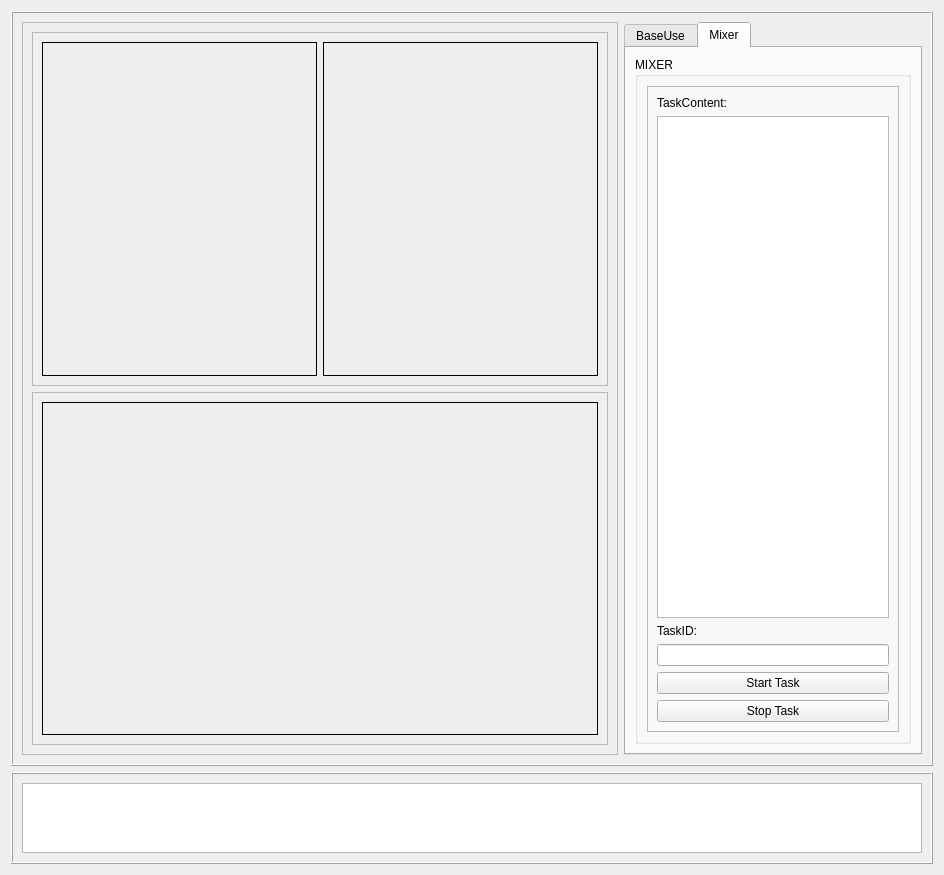
<?xml version="1.0" encoding="UTF-8"?>
<ui version="4.0">
 <class>ZegoApiMonckyDemo</class>
 <widget class="QWidget" name="ZegoApiMonckyDemo">
  <property name="geometry">
   <rect>
    <x>0</x>
    <y>0</y>
    <width>944</width>
    <height>834</height>
   </rect>
  </property>
  <property name="windowTitle">
   <string>Form</string>
  </property>
  <layout class="QVBoxLayout" name="verticalLayout_3" stretch="3,1">
   <item>
    <widget class="QFrame" name="frame">
     <property name="frameShape">
      <enum>QFrame::Box</enum>
     </property>
     <property name="frameShadow">
      <enum>QFrame::Raised</enum>
     </property>
     <layout class="QHBoxLayout" name="horizontalLayout" stretch="2,1">
      <item>
       <widget class="QFrame" name="frame_6">
        <property name="frameShape">
         <enum>QFrame::StyledPanel</enum>
        </property>
        <property name="frameShadow">
         <enum>QFrame::Raised</enum>
        </property>
        <layout class="QVBoxLayout" name="verticalLayout_6">
         <item>
          <widget class="QFrame" name="frame_7">
           <property name="frameShape">
            <enum>QFrame::StyledPanel</enum>
           </property>
           <property name="frameShadow">
            <enum>QFrame::Raised</enum>
           </property>
           <layout class="QHBoxLayout" name="horizontalLayout_2">
            <item>
             <widget class="QFrame" name="frame_local_video">
              <property name="sizePolicy">
               <sizepolicy hsizetype="Preferred" vsizetype="Expanding">
                <horstretch>0</horstretch>
                <verstretch>0</verstretch>
               </sizepolicy>
              </property>
              <property name="frameShape">
               <enum>QFrame::Box</enum>
              </property>
             </widget>
            </item>
            <item>
             <widget class="QFrame" name="frame_remote_video">
              <property name="sizePolicy">
               <sizepolicy hsizetype="Preferred" vsizetype="Expanding">
                <horstretch>0</horstretch>
                <verstretch>0</verstretch>
               </sizepolicy>
              </property>
              <property name="frameShape">
               <enum>QFrame::Box</enum>
              </property>
             </widget>
            </item>
           </layout>
          </widget>
         </item>
         <item>
          <widget class="QFrame" name="frame_8">
           <property name="frameShape">
            <enum>QFrame::StyledPanel</enum>
           </property>
           <property name="frameShadow">
            <enum>QFrame::Raised</enum>
           </property>
           <layout class="QHBoxLayout" name="horizontalLayout_3">
            <item>
             <widget class="QFrame" name="frame_mixer_video">
              <property name="sizePolicy">
               <sizepolicy hsizetype="Preferred" vsizetype="Expanding">
                <horstretch>0</horstretch>
                <verstretch>0</verstretch>
               </sizepolicy>
              </property>
              <property name="frameShape">
               <enum>QFrame::Box</enum>
              </property>
             </widget>
            </item>
           </layout>
          </widget>
         </item>
        </layout>
       </widget>
      </item>
      <item>
       <widget class="QTabWidget" name="tabWidget">
        <property name="currentIndex">
         <number>1</number>
        </property>
        <widget class="QWidget" name="tab">
         <attribute name="title">
          <string>BaseUse</string>
         </attribute>
         <layout class="QVBoxLayout" name="verticalLayout_8">
          <item>
           <widget class="QScrollArea" name="scrollArea">
            <property name="widgetResizable">
             <bool>true</bool>
            </property>
            <widget class="QWidget" name="scrollAreaWidgetContents">
             <property name="geometry">
              <rect>
               <x>0</x>
               <y>0</y>
               <width>276</width>
               <height>1045</height>
              </rect>
             </property>
             <layout class="QVBoxLayout" name="verticalLayout">
              <item>
               <widget class="QGroupBox" name="groupBox">
                <property name="title">
                 <string>ROOM</string>
                </property>
                <layout class="QHBoxLayout" name="horizontalLayout_4">
                 <item>
                  <widget class="QFrame" name="frame_4">
                   <property name="frameShape">
                    <enum>QFrame::StyledPanel</enum>
                   </property>
                   <property name="frameShadow">
                    <enum>QFrame::Raised</enum>
                   </property>
                   <layout class="QFormLayout" name="formLayout">
                    <item row="0" column="0">
                     <widget class="QLabel" name="label_21">
                      <property name="text">
                       <string>RoomID:</string>
                      </property>
                     </widget>
                    </item>
                    <item row="0" column="1">
                     <widget class="QLineEdit" name="lineEdit_roomID">
                      <property name="sizePolicy">
                       <sizepolicy hsizetype="Preferred" vsizetype="Preferred">
                        <horstretch>0</horstretch>
                        <verstretch>0</verstretch>
                       </sizepolicy>
                      </property>
                     </widget>
                    </item>
                    <item row="2" column="0">
                     <widget class="QLabel" name="label_22">
                      <property name="text">
                       <string>UserName:</string>
                      </property>
                     </widget>
                    </item>
                    <item row="2" column="1">
                     <widget class="QLineEdit" name="lineEdit_userName">
                      <property name="sizePolicy">
                       <sizepolicy hsizetype="Preferred" vsizetype="Preferred">
                        <horstretch>0</horstretch>
                        <verstretch>0</verstretch>
                       </sizepolicy>
                      </property>
                     </widget>
                    </item>
                    <item row="6" column="0" colspan="2">
                     <widget class="QPushButton" name="pushButton_login">
                      <property name="sizePolicy">
                       <sizepolicy hsizetype="Preferred" vsizetype="Preferred">
                        <horstretch>0</horstretch>
                        <verstretch>0</verstretch>
                       </sizepolicy>
                      </property>
                      <property name="text">
                       <string>Login</string>
                      </property>
                     </widget>
                    </item>
                    <item row="7" column="0" colspan="2">
                     <widget class="QPushButton" name="pushButton_logout">
                      <property name="sizePolicy">
                       <sizepolicy hsizetype="Preferred" vsizetype="Preferred">
                        <horstretch>0</horstretch>
                        <verstretch>0</verstretch>
                       </sizepolicy>
                      </property>
                      <property name="text">
                       <string>Logout</string>
                      </property>
                     </widget>
                    </item>
                    <item row="1" column="1">
                     <widget class="QLineEdit" name="lineEdit_userID">
                      <property name="sizePolicy">
                       <sizepolicy hsizetype="Preferred" vsizetype="Preferred">
                        <horstretch>0</horstretch>
                        <verstretch>0</verstretch>
                       </sizepolicy>
                      </property>
                     </widget>
                    </item>
                    <item row="1" column="0">
                     <widget class="QLabel" name="label_23">
                      <property name="text">
                       <string>UserID:</string>
                      </property>
                     </widget>
                    </item>
                   </layout>
                  </widget>
                 </item>
                </layout>
               </widget>
              </item>
              <item>
               <widget class="QGroupBox" name="groupBox_2">
                <property name="title">
                 <string>PUBLISH</string>
                </property>
                <layout class="QHBoxLayout" name="horizontalLayout_5">
                 <item>
                  <widget class="QFrame" name="frame_3">
                   <property name="frameShape">
                    <enum>QFrame::StyledPanel</enum>
                   </property>
                   <property name="frameShadow">
                    <enum>QFrame::Raised</enum>
                   </property>
                   <layout class="QFormLayout" name="formLayout_2">
                    <item row="3" column="0">
                     <widget class="QLabel" name="label_4">
                      <property name="text">
                       <string>Camera:</string>
                      </property>
                     </widget>
                    </item>
                    <item row="3" column="1">
                     <widget class="QComboBox" name="comboBox_camera">
                      <property name="sizePolicy">
                       <sizepolicy hsizetype="Preferred" vsizetype="Preferred">
                        <horstretch>0</horstretch>
                        <verstretch>0</verstretch>
                       </sizepolicy>
                      </property>
                      <property name="maximumSize">
                       <size>
                        <width>16777215</width>
                        <height>16777215</height>
                       </size>
                      </property>
                     </widget>
                    </item>
                    <item row="4" column="0">
                     <widget class="QLabel" name="label_3">
                      <property name="text">
                       <string>Microhpone:</string>
                      </property>
                     </widget>
                    </item>
                    <item row="4" column="1">
                     <widget class="QComboBox" name="comboBox_microphone">
                      <property name="sizePolicy">
                       <sizepolicy hsizetype="Preferred" vsizetype="Preferred">
                        <horstretch>0</horstretch>
                        <verstretch>0</verstretch>
                       </sizepolicy>
                      </property>
                      <property name="maximumSize">
                       <size>
                        <width>16777215</width>
                        <height>16777215</height>
                       </size>
                      </property>
                     </widget>
                    </item>
                    <item row="5" column="0">
                     <widget class="QLabel" name="label_5">
                      <property name="text">
                       <string>ViewMode:</string>
                      </property>
                     </widget>
                    </item>
                    <item row="5" column="1">
                     <widget class="QComboBox" name="comboBox_viewmode">
                      <property name="sizePolicy">
                       <sizepolicy hsizetype="Preferred" vsizetype="Preferred">
                        <horstretch>0</horstretch>
                        <verstretch>0</verstretch>
                       </sizepolicy>
                      </property>
                      <property name="maximumSize">
                       <size>
                        <width>16777215</width>
                        <height>16777215</height>
                       </size>
                      </property>
                     </widget>
                    </item>
                    <item row="6" column="0">
                     <widget class="QLabel" name="label_9">
                      <property name="text">
                       <string>MirrorMode:</string>
                      </property>
                     </widget>
                    </item>
                    <item row="6" column="1">
                     <widget class="QComboBox" name="comboBox_mirrormode">
                      <property name="sizePolicy">
                       <sizepolicy hsizetype="Preferred" vsizetype="Preferred">
                        <horstretch>0</horstretch>
                        <verstretch>0</verstretch>
                       </sizepolicy>
                      </property>
                      <property name="maximumSize">
                       <size>
                        <width>16777215</width>
                        <height>16777215</height>
                       </size>
                      </property>
                     </widget>
                    </item>
                    <item row="7" column="0">
                     <widget class="QLabel" name="label_11">
                      <property name="text">
                       <string>VideoConfig:</string>
                      </property>
                     </widget>
                    </item>
                    <item row="7" column="1">
                     <widget class="QComboBox" name="comboBox_videoConfig">
                      <property name="enabled">
                       <bool>false</bool>
                      </property>
                      <property name="sizePolicy">
                       <sizepolicy hsizetype="Preferred" vsizetype="Preferred">
                        <horstretch>0</horstretch>
                        <verstretch>0</verstretch>
                       </sizepolicy>
                      </property>
                      <property name="maximumSize">
                       <size>
                        <width>16777215</width>
                        <height>16777215</height>
                       </size>
                      </property>
                     </widget>
                    </item>
                    <item row="9" column="1">
                     <layout class="QFormLayout" name="formLayout_5">
                      <item row="0" column="0">
                       <widget class="QLabel" name="label_15">
                        <property name="text">
                         <string>Video FPS</string>
                        </property>
                       </widget>
                      </item>
                      <item row="0" column="1">
                       <widget class="QSpinBox" name="spinBox_videoFPS">
                        <property name="enabled">
                         <bool>false</bool>
                        </property>
                       </widget>
                      </item>
                      <item row="1" column="0">
                       <widget class="QLabel" name="label_18">
                        <property name="text">
                         <string>Video BPS：</string>
                        </property>
                       </widget>
                      </item>
                      <item row="1" column="1">
                       <widget class="QSpinBox" name="spinBox_videoBPS">
                        <property name="enabled">
                         <bool>false</bool>
                        </property>
                        <property name="maximum">
                         <number>10000000</number>
                        </property>
                       </widget>
                      </item>
                      <item row="2" column="0">
                       <widget class="QLabel" name="label_19">
                        <property name="text">
                         <string>Audio BPS：</string>
                        </property>
                       </widget>
                      </item>
                      <item row="2" column="1">
                       <widget class="QSpinBox" name="spinBox_audioBPS">
                        <property name="enabled">
                         <bool>false</bool>
                        </property>
                        <property name="maximum">
                         <number>10000000</number>
                        </property>
                       </widget>
                      </item>
                     </layout>
                    </item>
                    <item row="10" column="0">
                     <widget class="QLabel" name="label_12">
                      <property name="text">
                       <string>CaptureVolume</string>
                      </property>
                     </widget>
                    </item>
                    <item row="10" column="1">
                     <widget class="QSlider" name="slider_captureVolume">
                      <property name="sizePolicy">
                       <sizepolicy hsizetype="Preferred" vsizetype="Preferred">
                        <horstretch>0</horstretch>
                        <verstretch>0</verstretch>
                       </sizepolicy>
                      </property>
                      <property name="maximum">
                       <number>100</number>
                      </property>
                      <property name="orientation">
                       <enum>Qt::Horizontal</enum>
                      </property>
                     </widget>
                    </item>
                    <item row="11" column="0">
                     <widget class="QLabel" name="label_14">
                      <property name="text">
                       <string>DeviceControl</string>
                      </property>
                     </widget>
                    </item>
                    <item row="11" column="1">
                     <layout class="QVBoxLayout" name="verticalLayout_4">
                      <item>
                       <widget class="QCheckBox" name="checkBox_enableMicrophone">
                        <property name="text">
                         <string>EnableMicrophone</string>
                        </property>
                       </widget>
                      </item>
                      <item>
                       <widget class="QCheckBox" name="checkBox_enableCamera">
                        <property name="text">
                         <string>EnableCamera</string>
                        </property>
                       </widget>
                      </item>
                     </layout>
                    </item>
                    <item row="12" column="0">
                     <widget class="QLabel" name="label_10">
                      <property name="text">
                       <string>StreamControl</string>
                      </property>
                     </widget>
                    </item>
                    <item row="12" column="1">
                     <layout class="QVBoxLayout" name="verticalLayout_5">
                      <item>
                       <widget class="QCheckBox" name="checkBox_mutePublishStreamVideo">
                        <property name="text">
                         <string>MutePublishVideoStream</string>
                        </property>
                       </widget>
                      </item>
                      <item>
                       <widget class="QCheckBox" name="checkBox_mutePublishStreamAudio">
                        <property name="text">
                         <string>MutePublishAudioStream</string>
                        </property>
                       </widget>
                      </item>
                     </layout>
                    </item>
                    <item row="13" column="0">
                     <widget class="QLabel" name="label_13">
                      <property name="text">
                       <string>PublishQuality</string>
                      </property>
                     </widget>
                    </item>
                    <item row="13" column="1">
                     <layout class="QFormLayout" name="formLayout_3">
                      <item row="0" column="0">
                       <widget class="QLabel" name="label_8">
                        <property name="text">
                         <string>Video BPS:</string>
                        </property>
                       </widget>
                      </item>
                      <item row="0" column="1">
                       <widget class="QLineEdit" name="lineEdit_videoFPS">
                        <property name="frame">
                         <bool>false</bool>
                        </property>
                        <property name="readOnly">
                         <bool>true</bool>
                        </property>
                       </widget>
                      </item>
                      <item row="1" column="0">
                       <widget class="QLabel" name="label_7">
                        <property name="text">
                         <string>Video BPS:</string>
                        </property>
                       </widget>
                      </item>
                      <item row="1" column="1">
                       <widget class="QLineEdit" name="lineEdit_videoBPS">
                        <property name="frame">
                         <bool>false</bool>
                        </property>
                        <property name="readOnly">
                         <bool>true</bool>
                        </property>
                       </widget>
                      </item>
                      <item row="2" column="0">
                       <widget class="QLabel" name="label_16">
                        <property name="text">
                         <string>Video Resolution:</string>
                        </property>
                       </widget>
                      </item>
                      <item row="2" column="1">
                       <widget class="QLineEdit" name="lineEdit_resolution">
                        <property name="frame">
                         <bool>false</bool>
                        </property>
                        <property name="readOnly">
                         <bool>true</bool>
                        </property>
                       </widget>
                      </item>
                     </layout>
                    </item>
                    <item row="14" column="1">
                     <layout class="QFormLayout" name="formLayout_4">
                      <item row="0" column="0">
                       <widget class="QLabel" name="label_17">
                        <property name="text">
                         <string>Audio BPS:</string>
                        </property>
                       </widget>
                      </item>
                      <item row="0" column="1">
                       <widget class="QLineEdit" name="lineEdit_audioFPS">
                        <property name="frame">
                         <bool>false</bool>
                        </property>
                        <property name="readOnly">
                         <bool>true</bool>
                        </property>
                       </widget>
                      </item>
                      <item row="1" column="0">
                       <widget class="QLabel" name="label_20">
                        <property name="text">
                         <string>Audio BPS:</string>
                        </property>
                       </widget>
                      </item>
                      <item row="1" column="1">
                       <widget class="QLineEdit" name="lineEdit_audioBPS">
                        <property name="frame">
                         <bool>false</bool>
                        </property>
                        <property name="readOnly">
                         <bool>true</bool>
                        </property>
                       </widget>
                      </item>
                     </layout>
                    </item>
                    <item row="0" column="0">
                     <widget class="QLabel" name="label_34">
                      <property name="text">
                       <string>StreamID:</string>
                      </property>
                     </widget>
                    </item>
                    <item row="0" column="1">
                     <widget class="QLineEdit" name="lineEdit_publish_streamID"/>
                    </item>
                    <item row="1" column="0" colspan="2">
                     <widget class="QPushButton" name="pushButton_start_publish">
                      <property name="text">
                       <string>Start Publish</string>
                      </property>
                     </widget>
                    </item>
                    <item row="2" column="0" colspan="2">
                     <widget class="QPushButton" name="pushButton_stop_publish">
                      <property name="text">
                       <string>Stop Publish</string>
                      </property>
                     </widget>
                    </item>
                   </layout>
                  </widget>
                 </item>
                </layout>
               </widget>
              </item>
              <item>
               <widget class="QGroupBox" name="groupBox_3">
                <property name="title">
                 <string>PLAY</string>
                </property>
                <layout class="QHBoxLayout" name="horizontalLayout_6">
                 <item>
                  <widget class="QFrame" name="frame_9">
                   <property name="frameShape">
                    <enum>QFrame::StyledPanel</enum>
                   </property>
                   <property name="frameShadow">
                    <enum>QFrame::Raised</enum>
                   </property>
                   <layout class="QFormLayout" name="formLayout_6">
                    <item row="3" column="0">
                     <widget class="QLabel" name="label_6">
                      <property name="text">
                       <string>AudioOutputDevice:</string>
                      </property>
                     </widget>
                    </item>
                    <item row="3" column="1">
                     <widget class="QComboBox" name="comboBox_audioOutputDevice">
                      <property name="sizePolicy">
                       <sizepolicy hsizetype="Preferred" vsizetype="Preferred">
                        <horstretch>0</horstretch>
                        <verstretch>0</verstretch>
                       </sizepolicy>
                      </property>
                      <property name="maximumSize">
                       <size>
                        <width>16777215</width>
                        <height>16777215</height>
                       </size>
                      </property>
                     </widget>
                    </item>
                    <item row="4" column="0">
                     <widget class="QLabel" name="label_24">
                      <property name="text">
                       <string>ViewMode:</string>
                      </property>
                     </widget>
                    </item>
                    <item row="4" column="1">
                     <widget class="QComboBox" name="comboBox_viewmode_2">
                      <property name="sizePolicy">
                       <sizepolicy hsizetype="Preferred" vsizetype="Preferred">
                        <horstretch>0</horstretch>
                        <verstretch>0</verstretch>
                       </sizepolicy>
                      </property>
                      <property name="maximumSize">
                       <size>
                        <width>16777215</width>
                        <height>16777215</height>
                       </size>
                      </property>
                     </widget>
                    </item>
                    <item row="5" column="0">
                     <widget class="QLabel" name="label_25">
                      <property name="text">
                       <string>PlayVolume</string>
                      </property>
                     </widget>
                    </item>
                    <item row="5" column="1">
                     <widget class="QSlider" name="slider_playVolume">
                      <property name="sizePolicy">
                       <sizepolicy hsizetype="Preferred" vsizetype="Preferred">
                        <horstretch>0</horstretch>
                        <verstretch>0</verstretch>
                       </sizepolicy>
                      </property>
                      <property name="maximum">
                       <number>100</number>
                      </property>
                      <property name="orientation">
                       <enum>Qt::Horizontal</enum>
                      </property>
                     </widget>
                    </item>
                    <item row="6" column="0">
                     <widget class="QLabel" name="label_26">
                      <property name="text">
                       <string>StreamControl:</string>
                      </property>
                     </widget>
                    </item>
                    <item row="6" column="1">
                     <layout class="QVBoxLayout" name="verticalLayout_7">
                      <item>
                       <widget class="QCheckBox" name="checkBox_mutePlayStreamVideo">
                        <property name="text">
                         <string>MutePlayVideoStream</string>
                        </property>
                       </widget>
                      </item>
                      <item>
                       <widget class="QCheckBox" name="checkBox_mutePlayStreamAudio">
                        <property name="text">
                         <string>MutePlayAudioStream</string>
                        </property>
                       </widget>
                      </item>
                     </layout>
                    </item>
                    <item row="7" column="0">
                     <widget class="QLabel" name="label_27">
                      <property name="text">
                       <string>PlayQuality:</string>
                      </property>
                     </widget>
                    </item>
                    <item row="7" column="1">
                     <layout class="QFormLayout" name="formLayout_7">
                      <item row="0" column="0">
                       <widget class="QLabel" name="label_28">
                        <property name="text">
                         <string>Video FPS:</string>
                        </property>
                       </widget>
                      </item>
                      <item row="0" column="1">
                       <widget class="QLineEdit" name="lineEdit_videoFPS_2">
                        <property name="frame">
                         <bool>false</bool>
                        </property>
                        <property name="readOnly">
                         <bool>true</bool>
                        </property>
                       </widget>
                      </item>
                      <item row="1" column="0">
                       <widget class="QLabel" name="label_29">
                        <property name="text">
                         <string>Video BPS:</string>
                        </property>
                       </widget>
                      </item>
                      <item row="1" column="1">
                       <widget class="QLineEdit" name="lineEdit_videoBPS_2">
                        <property name="frame">
                         <bool>false</bool>
                        </property>
                        <property name="readOnly">
                         <bool>true</bool>
                        </property>
                       </widget>
                      </item>
                      <item row="2" column="0">
                       <widget class="QLabel" name="label_30">
                        <property name="text">
                         <string>Video Resulution:</string>
                        </property>
                       </widget>
                      </item>
                      <item row="2" column="1">
                       <widget class="QLineEdit" name="lineEdit_resolution_2">
                        <property name="frame">
                         <bool>false</bool>
                        </property>
                        <property name="readOnly">
                         <bool>true</bool>
                        </property>
                       </widget>
                      </item>
                     </layout>
                    </item>
                    <item row="8" column="1">
                     <layout class="QFormLayout" name="formLayout_8">
                      <item row="0" column="0">
                       <widget class="QLabel" name="label_31">
                        <property name="text">
                         <string>Audio FPS:</string>
                        </property>
                       </widget>
                      </item>
                      <item row="0" column="1">
                       <widget class="QLineEdit" name="lineEdit_audioFPS_2">
                        <property name="frame">
                         <bool>false</bool>
                        </property>
                        <property name="readOnly">
                         <bool>true</bool>
                        </property>
                       </widget>
                      </item>
                      <item row="1" column="0">
                       <widget class="QLabel" name="label_32">
                        <property name="text">
                         <string>Audio BPS:</string>
                        </property>
                       </widget>
                      </item>
                      <item row="1" column="1">
                       <widget class="QLineEdit" name="lineEdit_audioBPS_2">
                        <property name="frame">
                         <bool>false</bool>
                        </property>
                        <property name="readOnly">
                         <bool>true</bool>
                        </property>
                       </widget>
                      </item>
                     </layout>
                    </item>
                    <item row="0" column="1">
                     <widget class="QLineEdit" name="lineEdit_play_streamID"/>
                    </item>
                    <item row="0" column="0">
                     <widget class="QLabel" name="label_35">
                      <property name="text">
                       <string>StreamID:</string>
                      </property>
                     </widget>
                    </item>
                    <item row="1" column="0" colspan="2">
                     <widget class="QPushButton" name="pushButton_start_play">
                      <property name="text">
                       <string>Start Play</string>
                      </property>
                     </widget>
                    </item>
                    <item row="2" column="0" colspan="2">
                     <widget class="QPushButton" name="pushButton_stop_play">
                      <property name="text">
                       <string>Stop Play</string>
                      </property>
                     </widget>
                    </item>
                   </layout>
                  </widget>
                 </item>
                </layout>
               </widget>
              </item>
             </layout>
            </widget>
           </widget>
          </item>
         </layout>
        </widget>
        <widget class="QWidget" name="tab_2">
         <attribute name="title">
          <string>Mixer</string>
         </attribute>
         <layout class="QHBoxLayout" name="horizontalLayout_8">
          <item>
           <widget class="QGroupBox" name="groupBox_4">
            <property name="title">
             <string>MIXER</string>
            </property>
            <layout class="QHBoxLayout" name="horizontalLayout_7">
             <item>
              <widget class="QFrame" name="frame_10">
               <property name="frameShape">
                <enum>QFrame::StyledPanel</enum>
               </property>
               <property name="frameShadow">
                <enum>QFrame::Raised</enum>
               </property>
               <layout class="QVBoxLayout" name="verticalLayout_9">
                <item>
                 <widget class="QLabel" name="label_2">
                  <property name="text">
                   <string>TaskContent:</string>
                  </property>
                 </widget>
                </item>
                <item>
                 <widget class="QTextEdit" name="textEdit_mixer_taskContent">
                  <property name="minimumSize">
                   <size>
                    <width>0</width>
                    <height>500</height>
                   </size>
                  </property>
                 </widget>
                </item>
                <item>
                 <widget class="QLabel" name="label_36">
                  <property name="text">
                   <string>TaskID:</string>
                  </property>
                 </widget>
                </item>
                <item>
                 <widget class="QLineEdit" name="lineEdit_mixer_taskID"/>
                </item>
                <item>
                 <widget class="QPushButton" name="pushButton_start_mixer_task">
                  <property name="text">
                   <string>Start Task</string>
                  </property>
                 </widget>
                </item>
                <item>
                 <widget class="QPushButton" name="pushButton_stop_mixer_task">
                  <property name="text">
                   <string>Stop Task</string>
                  </property>
                 </widget>
                </item>
               </layout>
              </widget>
             </item>
            </layout>
           </widget>
          </item>
         </layout>
        </widget>
       </widget>
      </item>
     </layout>
    </widget>
   </item>
   <item>
    <widget class="QFrame" name="frame_5">
     <property name="sizePolicy">
      <sizepolicy hsizetype="Preferred" vsizetype="Preferred">
       <horstretch>0</horstretch>
       <verstretch>0</verstretch>
      </sizepolicy>
     </property>
     <property name="minimumSize">
      <size>
       <width>300</width>
       <height>0</height>
      </size>
     </property>
     <property name="maximumSize">
      <size>
       <width>16777215</width>
       <height>16777215</height>
      </size>
     </property>
     <property name="frameShape">
      <enum>QFrame::Box</enum>
     </property>
     <property name="frameShadow">
      <enum>QFrame::Raised</enum>
     </property>
     <layout class="QVBoxLayout" name="verticalLayout_2">
      <item>
       <widget class="QTextEdit" name="textEdit_log">
        <property name="html">
         <string>&lt;!DOCTYPE HTML PUBLIC &quot;-//W3C//DTD HTML 4.0//EN&quot; &quot;http://www.w3.org/TR/REC-html40/strict.dtd&quot;&gt;
&lt;html&gt;&lt;head&gt;&lt;meta name=&quot;qrichtext&quot; content=&quot;1&quot; /&gt;&lt;style type=&quot;text/css&quot;&gt;
p, li { white-space: pre-wrap; }
&lt;/style&gt;&lt;/head&gt;&lt;body style=&quot; font-family:'SimSun'; font-size:9pt; font-weight:400; font-style:normal;&quot;&gt;
&lt;p style=&quot;-qt-paragraph-type:empty; margin-top:0px; margin-bottom:0px; margin-left:0px; margin-right:0px; -qt-block-indent:0; text-indent:0px;&quot;&gt;&lt;br /&gt;&lt;/p&gt;&lt;/body&gt;&lt;/html&gt;</string>
        </property>
       </widget>
      </item>
     </layout>
    </widget>
   </item>
  </layout>
 </widget>
 <resources/>
 <connections/>
</ui>
